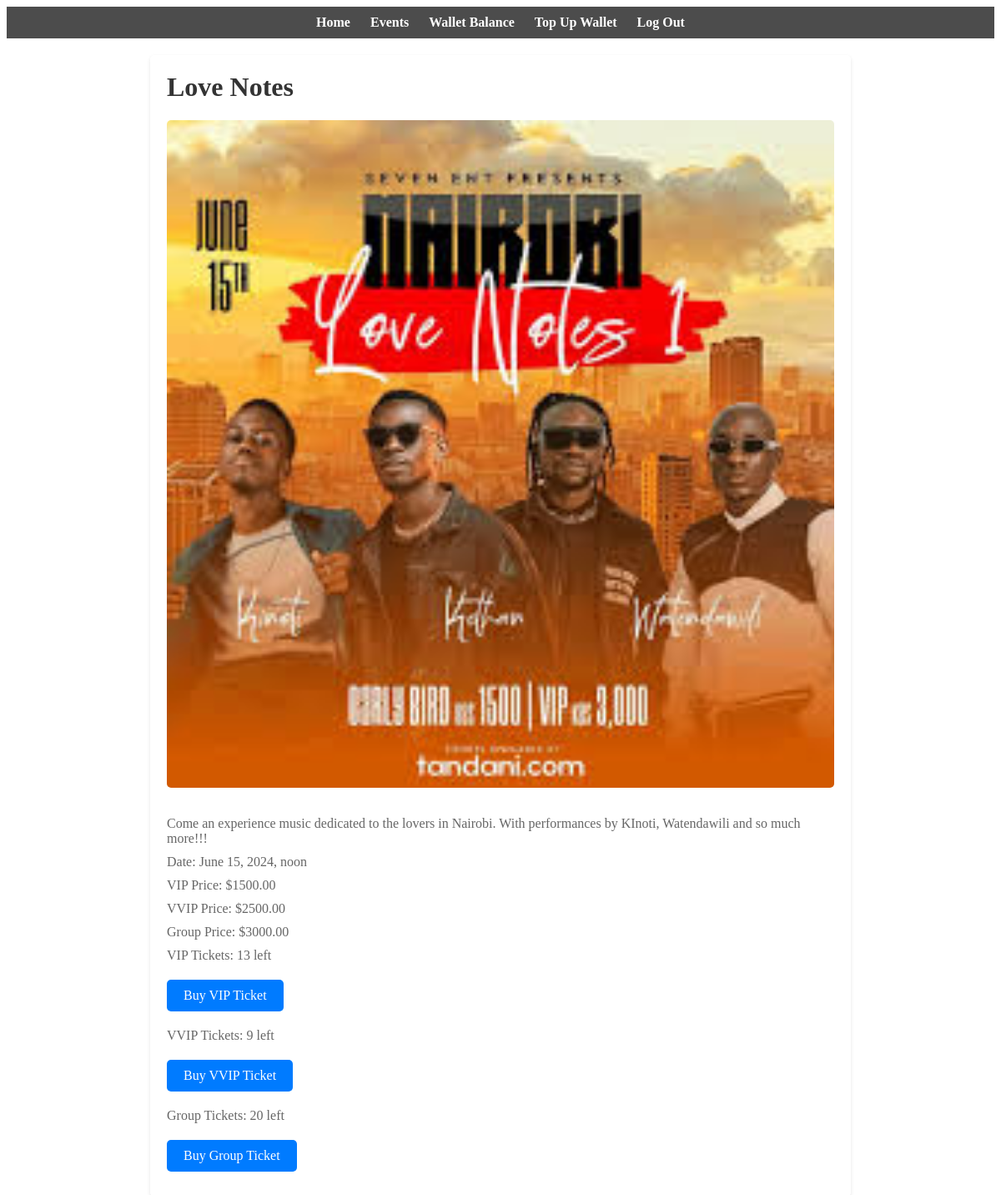
The app's page /events/2/ (signed in) with its own data.
### events/models.py (models this page shows, shortened)
class Event(models.Model):
    name = models.CharField(max_length=255)
    description = models.TextField()
    date = models.DateTimeField()
    price_vip = models.DecimalField(max_digits=10, decimal_places=2, null=True, blank=True)
    price_vvip = models.DecimalField(max_digits=10, decimal_places=2, null=True, blank=True)
    price_group = models.DecimalField(max_digits=10, decimal_places=2, null=True, blank=True)
    tickets_vip = models.PositiveIntegerField(default=0)
    tickets_vvip = models.PositiveIntegerField(default=0)
    tickets_group = models.PositiveIntegerField(default=0)
    image = models.ImageField(upload_to='event_images/', blank=True, null=True)
    organizer = models.ForeignKey(Person, on_delete=models.CASCADE, related_name='organized_events', null=True, blank=True)

### events/views.py (the view)
# urls.py: path('<int:event_id>/', event_detail, name='event_detail'),
def event_detail(request, event_id):
    event = get_object_or_404(Event, pk=event_id)
    return render(request, 'events/event_detail.html', {'event': event})

### events/templates/events/event_detail.html (shortened to what this page needs)
{% extends 'persons/base.html' %}
{% block content %}
<div class="event-detail-card">
  <h1>{{ event.name }}</h1>
  <img src="{{ event.image.url }}" alt="{{ event.name }}">
  <p>{{ event.description }}</p>
  <p>Date: {{ event.date }}</p>
  <p>VIP Price: ${{ event.price_vip }}</p>
  <p>VVIP Price: ${{ event.price_vvip }}</p>
  <p>Group Price: ${{ event.price_group }}</p>
  {% if sold_out_vip %}
      <p>VIP Tickets: Sold Out</p>
  {% else %}
      <p>VIP Tickets: {{ event.tickets_vip }} left</p>
      <a class="btn" href="{% url 'purchase_ticket' event.id 'vip' %}">Buy VIP Ticket</a>
  {% endif %}
  {% if sold_out_vvip %}
      <p>VVIP Tickets: Sold Out</p>
  {% else %}
      <p>VVIP Tickets: {{ event.tickets_vvip }} left</p>
      <a class="btn" href="{% url 'purchase_ticket' event.id 'vvip' %}">Buy VVIP Ticket</a>
  {% endif %}
  {% if sold_out_group %}
      <p>Group Tickets: Sold Out</p>
  {% else %}
      <p>Group Tickets: {{ event.tickets_group }} left</p>
      <a class="btn" href="{% url 'purchase_ticket' event.id 'group' %}">Buy Group Ticket</a>
  {% endif %}
</div>
{% endblock %}

### events/templates/events/event_detail.html (style rules this page uses)
body { background: url('https://images.unsplash.com/photo-1470229722913-7c0e2dbbafd3?q=80&w=2070&auto=format&fit=crop&ixlib=rb-4.0.3&ixid=M3wxMjA3fDB8MHxwaG90by1wYWdlfHx8fGVufDB8fHx8fA%3D%3D') no-repeat center center fixed; background-size: cover; }
.event-detail-card { background-color: #fff; border-radius: 5px; box-shadow: 0 2px 4px rgba(0, 0, 0, 0.1); overflow: hidden; padding: 20px; max-width: 800px; margin: 20px auto; }
.event-detail-card img { width: 100%; height: auto; border-radius: 5px; margin-bottom: 20px; }
.event-detail-card h1 { margin-top: 0; color: #333; }
.event-detail-card p { color: #666; margin: 10px 0; }
.event-detail-card .btn { display: inline-block; padding: 10px 20px; margin: 10px 0; border-radius: 5px; background-color: #007bff; color: #fff; text-decoration: none; text-align: center; }

### records on screen
Event: name "Love Notes", image (picture), description "Come an experience music dedicated to the lovers in Nairobi. With performances by KInoti, Watendawili and so much more!!!", date "June 15, 2024, noon", price_vip "1500.00", price_vvip "2500.00", price_group "3000.00", tickets_vip "13", tickets_vvip "9", tickets_group "20"
